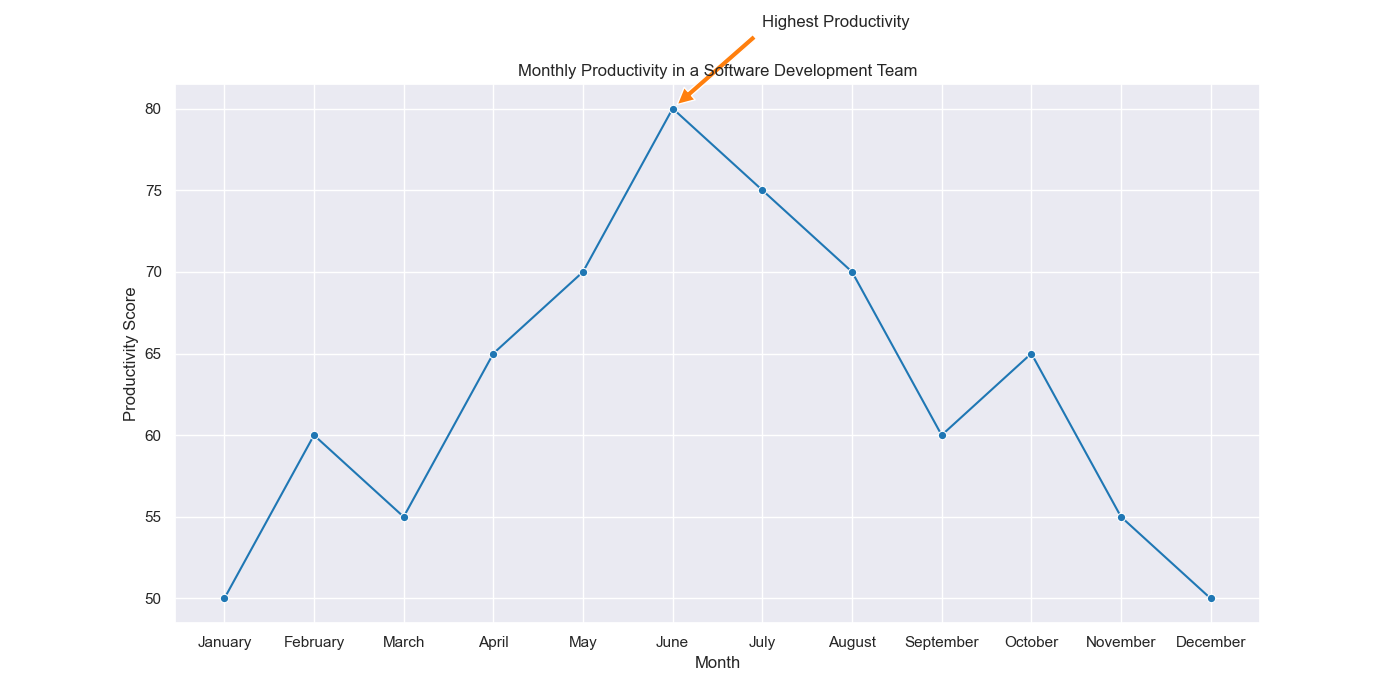

Reproduce this figure in Python.

import seaborn as sns
import pandas as pd
import matplotlib.pyplot as plt

data = {
    "Month": ["January", "February", "March", "April", "May", "June", 
              "July", "August", "September", "October", "November", "December"],
    "Productivity": [50, 60, 55, 65, 70, 80, 75, 70, 60, 65, 55, 50]
}

df = pd.DataFrame(data)

# Set the aesthetics for the plot
sns.set(style="darkgrid")

# Create the line plot with color scheme and size
plt.figure(figsize=(14, 7))
line_plot = sns.lineplot(x="Month", y="Productivity", data=df, color="#1F77B4", marker="o")

# Change the headline and data type of the chart
line_plot.set_title('Monthly Productivity in a Software Development Team')
line_plot.set_xlabel('Month')
line_plot.set_ylabel('Productivity Score')

# Annotate a specific data point
plt.annotate('Highest Productivity', xy=('June', 80), xytext=('July', 85),
             arrowprops=dict(facecolor='#FF7F0E', shrink=0.05))

# Show the plot
plt.show()
